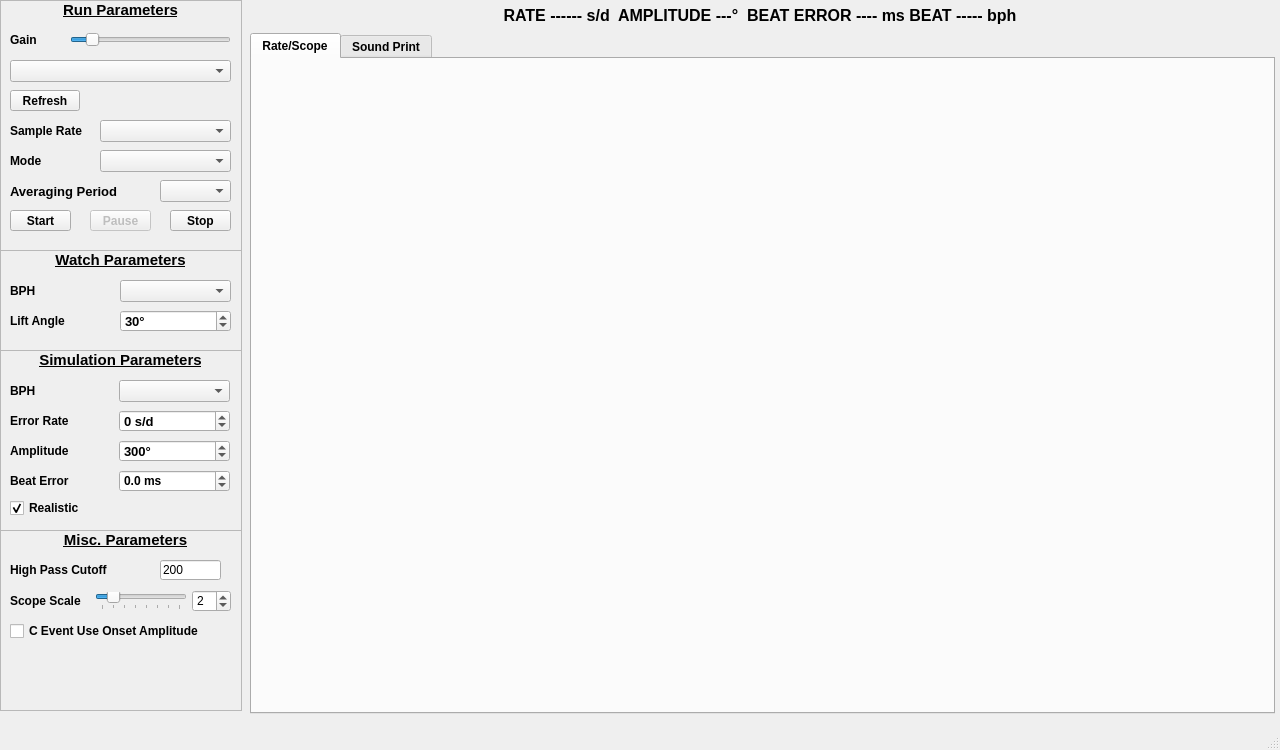
<?xml version="1.0" encoding="UTF-8"?>
<ui version="4.0">
 <class>MainWindow</class>
 <widget class="QMainWindow" name="MainWindow">
  <property name="geometry">
   <rect>
    <x>0</x>
    <y>0</y>
    <width>1280</width>
    <height>750</height>
   </rect>
  </property>
  <property name="maximumSize">
   <size>
    <width>1280</width>
    <height>750</height>
   </size>
  </property>
  <property name="windowTitle">
   <string>MainWindow</string>
  </property>
  <widget class="QWidget" name="CentralWidget">
   <widget class="QFrame" name="RunFrame">
    <property name="geometry">
     <rect>
      <x>0</x>
      <y>0</y>
      <width>242</width>
      <height>251</height>
     </rect>
    </property>
    <property name="frameShape">
     <enum>QFrame::Shape::StyledPanel</enum>
    </property>
    <property name="frameShadow">
     <enum>QFrame::Shadow::Raised</enum>
    </property>
    <widget class="QComboBox" name="InputDeviceComboBox">
     <property name="geometry">
      <rect>
       <x>10</x>
       <y>60</y>
       <width>221</width>
       <height>22</height>
      </rect>
     </property>
     <property name="font">
      <font>
       <bold>true</bold>
      </font>
     </property>
    </widget>
    <widget class="QPushButton" name="RefreshPushButton">
     <property name="geometry">
      <rect>
       <x>10</x>
       <y>90</y>
       <width>70</width>
       <height>21</height>
      </rect>
     </property>
     <property name="font">
      <font>
       <bold>true</bold>
      </font>
     </property>
     <property name="text">
      <string>Refresh</string>
     </property>
    </widget>
    <widget class="QPushButton" name="StartPushButton">
     <property name="geometry">
      <rect>
       <x>10</x>
       <y>210</y>
       <width>61</width>
       <height>21</height>
      </rect>
     </property>
     <property name="font">
      <font>
       <bold>true</bold>
      </font>
     </property>
     <property name="text">
      <string>Start</string>
     </property>
    </widget>
    <widget class="QPushButton" name="PausePushButton">
     <property name="enabled">
      <bool>false</bool>
     </property>
     <property name="geometry">
      <rect>
       <x>90</x>
       <y>210</y>
       <width>61</width>
       <height>21</height>
      </rect>
     </property>
     <property name="font">
      <font>
       <bold>true</bold>
      </font>
     </property>
     <property name="checkable">
      <bool>true</bool>
     </property>
     <property name="text">
      <string>Pause</string>
     </property>
    </widget>
    <widget class="QPushButton" name="StopPushButton">
     <property name="enabled">
      <bool>true</bool>
     </property>
     <property name="geometry">
      <rect>
       <x>170</x>
       <y>210</y>
       <width>61</width>
       <height>21</height>
      </rect>
     </property>
     <property name="font">
      <font>
       <bold>true</bold>
      </font>
     </property>
     <property name="text">
      <string>Stop</string>
     </property>
    </widget>
    <widget class="QComboBox" name="SampleRatesComboBox">
     <property name="geometry">
      <rect>
       <x>100</x>
       <y>120</y>
       <width>131</width>
       <height>22</height>
      </rect>
     </property>
     <property name="font">
      <font>
       <bold>true</bold>
      </font>
     </property>
     <property name="currentIndex">
      <number>-1</number>
     </property>
    </widget>
    <widget class="QComboBox" name="AveragingPeriodComboBox">
     <property name="geometry">
      <rect>
       <x>160</x>
       <y>180</y>
       <width>71</width>
       <height>22</height>
      </rect>
     </property>
     <property name="font">
      <font>
       <pointsize>10</pointsize>
       <bold>true</bold>
      </font>
     </property>
    </widget>
    <widget class="QLabel" name="AveragingPeriodLabel">
     <property name="geometry">
      <rect>
       <x>10</x>
       <y>180</y>
       <width>141</width>
       <height>22</height>
      </rect>
     </property>
     <property name="font">
      <font>
       <pointsize>10</pointsize>
       <bold>true</bold>
      </font>
     </property>
     <property name="text">
      <string>Averaging Period</string>
     </property>
    </widget>
    <widget class="QComboBox" name="ModeComboBox">
     <property name="geometry">
      <rect>
       <x>100</x>
       <y>150</y>
       <width>131</width>
       <height>22</height>
      </rect>
     </property>
     <property name="font">
      <font>
       <bold>true</bold>
      </font>
     </property>
     <property name="placeholderText">
      <string/>
     </property>
    </widget>
    <widget class="QLabel" name="ModeLabel">
     <property name="geometry">
      <rect>
       <x>10</x>
       <y>150</y>
       <width>91</width>
       <height>22</height>
      </rect>
     </property>
     <property name="font">
      <font>
       <bold>true</bold>
      </font>
     </property>
     <property name="text">
      <string>Mode</string>
     </property>
    </widget>
    <widget class="QLabel" name="RunParamLabel">
     <property name="geometry">
      <rect>
       <x>0</x>
       <y>0</y>
       <width>241</width>
       <height>20</height>
      </rect>
     </property>
     <property name="font">
      <font>
       <pointsize>11</pointsize>
       <bold>true</bold>
       <underline>true</underline>
      </font>
     </property>
     <property name="text">
      <string>Run Parameters</string>
     </property>
     <property name="alignment">
      <set>Qt::AlignmentFlag::AlignCenter</set>
     </property>
    </widget>
    <widget class="QSlider" name="MicrophoneHorizontalSlider">
     <property name="geometry">
      <rect>
       <x>70</x>
       <y>30</y>
       <width>161</width>
       <height>20</height>
      </rect>
     </property>
     <property name="maximum">
      <number>1000</number>
     </property>
     <property name="value">
      <number>100</number>
     </property>
     <property name="orientation">
      <enum>Qt::Orientation::Horizontal</enum>
     </property>
    </widget>
    <widget class="QLabel" name="GainLabel">
     <property name="geometry">
      <rect>
       <x>10</x>
       <y>30</y>
       <width>41</width>
       <height>20</height>
      </rect>
     </property>
     <property name="font">
      <font>
       <bold>true</bold>
      </font>
     </property>
     <property name="text">
      <string>Gain</string>
     </property>
    </widget>
    <widget class="QLabel" name="SampleRateLabel">
     <property name="geometry">
      <rect>
       <x>10</x>
       <y>120</y>
       <width>91</width>
       <height>22</height>
      </rect>
     </property>
     <property name="font">
      <font>
       <bold>true</bold>
      </font>
     </property>
     <property name="text">
      <string>Sample Rate</string>
     </property>
    </widget>
   </widget>
   <widget class="QFrame" name="MiscFrame">
    <property name="geometry">
     <rect>
      <x>0</x>
      <y>530</y>
      <width>242</width>
      <height>181</height>
     </rect>
    </property>
    <property name="frameShape">
     <enum>QFrame::Shape::StyledPanel</enum>
    </property>
    <property name="frameShadow">
     <enum>QFrame::Shadow::Raised</enum>
    </property>
    <widget class="QLineEdit" name="HighLineEdit">
     <property name="geometry">
      <rect>
       <x>160</x>
       <y>30</y>
       <width>61</width>
       <height>20</height>
      </rect>
     </property>
     <property name="inputMask">
      <string>99999</string>
     </property>
     <property name="text">
      <string>200</string>
     </property>
    </widget>
    <widget class="QLabel" name="HighPassLabel">
     <property name="geometry">
      <rect>
       <x>10</x>
       <y>30</y>
       <width>121</width>
       <height>20</height>
      </rect>
     </property>
     <property name="font">
      <font>
       <bold>true</bold>
      </font>
     </property>
     <property name="text">
      <string>High Pass Cutoff</string>
     </property>
    </widget>
    <widget class="QCheckBox" name="UseConsetCheckBox">
     <property name="geometry">
      <rect>
       <x>10</x>
       <y>90</y>
       <width>231</width>
       <height>22</height>
      </rect>
     </property>
     <property name="font">
      <font>
       <bold>true</bold>
      </font>
     </property>
     <property name="text">
      <string>C Event Use Onset Amplitude</string>
     </property>
    </widget>
    <widget class="QSpinBox" name="ScopeScaleSpinBox">
     <property name="geometry">
      <rect>
       <x>192</x>
       <y>60</y>
       <width>39</width>
       <height>22</height>
      </rect>
     </property>
     <property name="minimum">
      <number>1</number>
     </property>
     <property name="maximum">
      <number>8</number>
     </property>
     <property name="value">
      <number>2</number>
     </property>
    </widget>
    <widget class="QSlider" name="ScopeScaleSlider">
     <property name="geometry">
      <rect>
       <x>95</x>
       <y>62</y>
       <width>92</width>
       <height>18</height>
      </rect>
     </property>
     <property name="minimum">
      <number>1</number>
     </property>
     <property name="maximum">
      <number>8</number>
     </property>
     <property name="value">
      <number>2</number>
     </property>
     <property name="orientation">
      <enum>Qt::Horizontal</enum>
     </property>
     <property name="tickPosition">
      <enum>QSlider::TicksBelow</enum>
     </property>
     <property name="tickInterval">
      <number>1</number>
     </property>
    </widget>
    <widget class="QLabel" name="ScopeScaleLabel">
     <property name="geometry">
      <rect>
       <x>10</x>
       <y>60</y>
       <width>80</width>
       <height>22</height>
      </rect>
     </property>
     <property name="font">
      <font>
       <bold>true</bold>
      </font>
     </property>
     <property name="text">
      <string>Scope Scale</string>
     </property>
    </widget>
    <widget class="QLabel" name="MiscLabel">
     <property name="geometry">
      <rect>
       <x>0</x>
       <y>0</y>
       <width>251</width>
       <height>20</height>
      </rect>
     </property>
     <property name="font">
      <font>
       <pointsize>11</pointsize>
       <bold>true</bold>
       <underline>true</underline>
      </font>
     </property>
     <property name="text">
      <string>Misc. Parameters</string>
     </property>
     <property name="alignment">
      <set>Qt::AlignmentFlag::AlignCenter</set>
     </property>
    </widget>
   </widget>
   <widget class="QLabel" name="Results">
    <property name="geometry">
     <rect>
      <x>250</x>
      <y>0</y>
      <width>1020</width>
      <height>30</height>
     </rect>
    </property>
    <property name="font">
     <font>
      <pointsize>12</pointsize>
      <bold>true</bold>
     </font>
    </property>
    <property name="text">
     <string>RATE ------ s/d  AMPLITUDE ---°  BEAT ERROR ---- ms BEAT ----- bph</string>
    </property>
    <property name="alignment">
     <set>Qt::AlignmentFlag::AlignCenter</set>
    </property>
   </widget>
   <widget class="QFrame" name="SimFrame">
    <property name="geometry">
     <rect>
      <x>0</x>
      <y>350</y>
      <width>242</width>
      <height>181</height>
     </rect>
    </property>
    <property name="frameShape">
     <enum>QFrame::Shape::StyledPanel</enum>
    </property>
    <property name="frameShadow">
     <enum>QFrame::Shadow::Raised</enum>
    </property>
    <widget class="QComboBox" name="SimBPHComboBox">
     <property name="geometry">
      <rect>
       <x>119</x>
       <y>30</y>
       <width>111</width>
       <height>22</height>
      </rect>
     </property>
     <property name="font">
      <font>
       <bold>true</bold>
      </font>
     </property>
    </widget>
    <widget class="QLabel" name="SimBphLabel">
     <property name="geometry">
      <rect>
       <x>10</x>
       <y>30</y>
       <width>71</width>
       <height>22</height>
      </rect>
     </property>
     <property name="font">
      <font>
       <bold>true</bold>
      </font>
     </property>
     <property name="text">
      <string>BPH</string>
     </property>
    </widget>
    <widget class="QLabel" name="SimAmpLabel">
     <property name="geometry">
      <rect>
       <x>10</x>
       <y>90</y>
       <width>91</width>
       <height>22</height>
      </rect>
     </property>
     <property name="font">
      <font>
       <bold>true</bold>
      </font>
     </property>
     <property name="text">
      <string>Amplitude</string>
     </property>
    </widget>
    <widget class="QSpinBox" name="SimAmplitudeSpinBox">
     <property name="geometry">
      <rect>
       <x>119</x>
       <y>90</y>
       <width>111</width>
       <height>22</height>
      </rect>
     </property>
     <property name="font">
      <font>
       <pointsize>10</pointsize>
       <bold>true</bold>
      </font>
     </property>
     <property name="wrapping">
      <bool>true</bool>
     </property>
     <property name="readOnly">
      <bool>false</bool>
     </property>
     <property name="keyboardTracking">
      <bool>true</bool>
     </property>
     <property name="suffix">
      <string>°</string>
     </property>
     <property name="minimum">
      <number>100</number>
     </property>
     <property name="maximum">
      <number>360</number>
     </property>
     <property name="value">
      <number>300</number>
     </property>
     <property name="displayIntegerBase">
      <number>10</number>
     </property>
    </widget>
    <widget class="QLabel" name="SimBeatErrorLabel">
     <property name="geometry">
      <rect>
       <x>10</x>
       <y>120</y>
       <width>91</width>
       <height>22</height>
      </rect>
     </property>
     <property name="font">
      <font>
       <bold>true</bold>
      </font>
     </property>
     <property name="text">
      <string>Beat Error</string>
     </property>
    </widget>
    <widget class="QDoubleSpinBox" name="SimBeatErrorSpinBox">
     <property name="geometry">
      <rect>
       <x>119</x>
       <y>120</y>
       <width>111</width>
       <height>22</height>
      </rect>
     </property>
     <property name="font">
      <font>
       <bold>true</bold>
      </font>
     </property>
     <property name="suffix">
      <string> ms</string>
     </property>
     <property name="decimals">
      <number>1</number>
     </property>
     <property name="minimum">
      <double>-10.000000000000000</double>
     </property>
     <property name="maximum">
      <double>10.000000000000000</double>
     </property>
     <property name="singleStep">
      <double>0.100000000000000</double>
     </property>
    </widget>
    <widget class="QCheckBox" name="RealisticCheckBox">
     <property name="geometry">
      <rect>
       <x>10</x>
       <y>150</y>
       <width>91</width>
       <height>16</height>
      </rect>
     </property>
     <property name="font">
      <font>
       <bold>true</bold>
      </font>
     </property>
     <property name="text">
      <string>Realistic</string>
     </property>
     <property name="checked">
      <bool>true</bool>
     </property>
    </widget>
    <widget class="QSpinBox" name="SimErrorRateSpinBox">
     <property name="geometry">
      <rect>
       <x>119</x>
       <y>60</y>
       <width>111</width>
       <height>22</height>
      </rect>
     </property>
     <property name="font">
      <font>
       <pointsize>10</pointsize>
       <bold>true</bold>
      </font>
     </property>
     <property name="wrapping">
      <bool>true</bool>
     </property>
     <property name="readOnly">
      <bool>false</bool>
     </property>
     <property name="keyboardTracking">
      <bool>true</bool>
     </property>
     <property name="suffix">
      <string> s/d</string>
     </property>
     <property name="minimum">
      <number>-999</number>
     </property>
     <property name="maximum">
      <number>999</number>
     </property>
     <property name="value">
      <number>0</number>
     </property>
     <property name="displayIntegerBase">
      <number>10</number>
     </property>
    </widget>
    <widget class="QLabel" name="SimErrorRateLabel">
     <property name="geometry">
      <rect>
       <x>10</x>
       <y>60</y>
       <width>71</width>
       <height>22</height>
      </rect>
     </property>
     <property name="font">
      <font>
       <bold>true</bold>
      </font>
     </property>
     <property name="text">
      <string>Error Rate</string>
     </property>
    </widget>
    <widget class="QLabel" name="SimParamLabel">
     <property name="geometry">
      <rect>
       <x>0</x>
       <y>0</y>
       <width>241</width>
       <height>20</height>
      </rect>
     </property>
     <property name="font">
      <font>
       <pointsize>11</pointsize>
       <bold>true</bold>
       <underline>true</underline>
      </font>
     </property>
     <property name="text">
      <string>Simulation Parameters</string>
     </property>
     <property name="alignment">
      <set>Qt::AlignmentFlag::AlignCenter</set>
     </property>
    </widget>
   </widget>
   <widget class="QTabWidget" name="GraphicsTabWidget">
    <property name="geometry">
     <rect>
      <x>250</x>
      <y>33</y>
      <width>1025</width>
      <height>681</height>
     </rect>
    </property>
    <property name="font">
     <font>
      <bold>true</bold>
     </font>
    </property>
    <property name="currentIndex">
     <number>0</number>
    </property>
    <widget class="QWidget" name="RateTab">
     <property name="font">
      <font>
       <bold>false</bold>
      </font>
     </property>
     <attribute name="title">
      <string>Rate/Scope</string>
     </attribute>
     <widget class="QCustomPlot" name="RatePlot" native="true">
      <property name="geometry">
       <rect>
        <x>0</x>
        <y>0</y>
        <width>1019</width>
        <height>327</height>
       </rect>
      </property>
     </widget>
     <widget class="QCustomPlot" name="ScopePlot" native="true">
      <property name="geometry">
       <rect>
        <x>0</x>
        <y>327</y>
        <width>1019</width>
        <height>327</height>
       </rect>
      </property>
     </widget>
    </widget>
    <widget class="QWidget" name="SoundTab">
     <property name="font">
      <font>
       <bold>false</bold>
      </font>
     </property>
     <attribute name="title">
      <string>Sound Print</string>
     </attribute>
     <widget class="SoundImageWidget" name="SoundImage" native="true">
      <property name="enabled">
       <bool>true</bool>
      </property>
      <property name="geometry">
       <rect>
        <x>0</x>
        <y>0</y>
        <width>1019</width>
        <height>654</height>
       </rect>
      </property>
     </widget>
    </widget>
   </widget>
   <widget class="QFrame" name="WatchFrame">
    <property name="geometry">
     <rect>
      <x>0</x>
      <y>250</y>
      <width>242</width>
      <height>101</height>
     </rect>
    </property>
    <property name="frameShape">
     <enum>QFrame::Shape::StyledPanel</enum>
    </property>
    <property name="frameShadow">
     <enum>QFrame::Shadow::Raised</enum>
    </property>
    <widget class="QLabel" name="LiftAngleLabel">
     <property name="geometry">
      <rect>
       <x>10</x>
       <y>60</y>
       <width>71</width>
       <height>22</height>
      </rect>
     </property>
     <property name="font">
      <font>
       <pointsize>9</pointsize>
       <bold>true</bold>
      </font>
     </property>
     <property name="text">
      <string>Lift Angle</string>
     </property>
    </widget>
    <widget class="QSpinBox" name="LiftAngleSpinBox">
     <property name="geometry">
      <rect>
       <x>120</x>
       <y>60</y>
       <width>111</width>
       <height>22</height>
      </rect>
     </property>
     <property name="font">
      <font>
       <pointsize>10</pointsize>
       <bold>true</bold>
      </font>
     </property>
     <property name="wrapping">
      <bool>true</bool>
     </property>
     <property name="readOnly">
      <bool>false</bool>
     </property>
     <property name="keyboardTracking">
      <bool>true</bool>
     </property>
     <property name="suffix">
      <string>°</string>
     </property>
     <property name="minimum">
      <number>30</number>
     </property>
     <property name="maximum">
      <number>70</number>
     </property>
     <property name="value">
      <number>30</number>
     </property>
     <property name="displayIntegerBase">
      <number>10</number>
     </property>
    </widget>
    <widget class="QComboBox" name="BPHComboBox">
     <property name="geometry">
      <rect>
       <x>120</x>
       <y>30</y>
       <width>111</width>
       <height>22</height>
      </rect>
     </property>
     <property name="font">
      <font>
       <bold>true</bold>
      </font>
     </property>
    </widget>
    <widget class="QLabel" name="WatchBphLabel">
     <property name="geometry">
      <rect>
       <x>10</x>
       <y>30</y>
       <width>41</width>
       <height>22</height>
      </rect>
     </property>
     <property name="font">
      <font>
       <bold>true</bold>
      </font>
     </property>
     <property name="text">
      <string>BPH</string>
     </property>
    </widget>
    <widget class="QLabel" name="WatchParamLabel">
     <property name="geometry">
      <rect>
       <x>0</x>
       <y>0</y>
       <width>241</width>
       <height>20</height>
      </rect>
     </property>
     <property name="font">
      <font>
       <pointsize>11</pointsize>
       <bold>true</bold>
       <underline>true</underline>
      </font>
     </property>
     <property name="text">
      <string>Watch Parameters</string>
     </property>
     <property name="alignment">
      <set>Qt::AlignmentFlag::AlignCenter</set>
     </property>
    </widget>
   </widget>
  </widget>
  <widget class="QMenuBar" name="menubar">
   <property name="geometry">
    <rect>
     <x>0</x>
     <y>0</y>
     <width>1280</width>
     <height>20</height>
    </rect>
   </property>
  </widget>
  <widget class="QStatusBar" name="statusbar"/>
 </widget>
 <customwidgets>
  <customwidget>
   <class>QCustomPlot</class>
   <extends>QWidget</extends>
   <header>qcustomplot.h</header>
   <container>1</container>
  </customwidget>
  <customwidget>
   <class>SoundImageWidget</class>
   <extends>QWidget</extends>
   <header>SoundImageWidget.h</header>
   <container>1</container>
  </customwidget>
 </customwidgets>
 <resources/>
 <connections/>
</ui>
